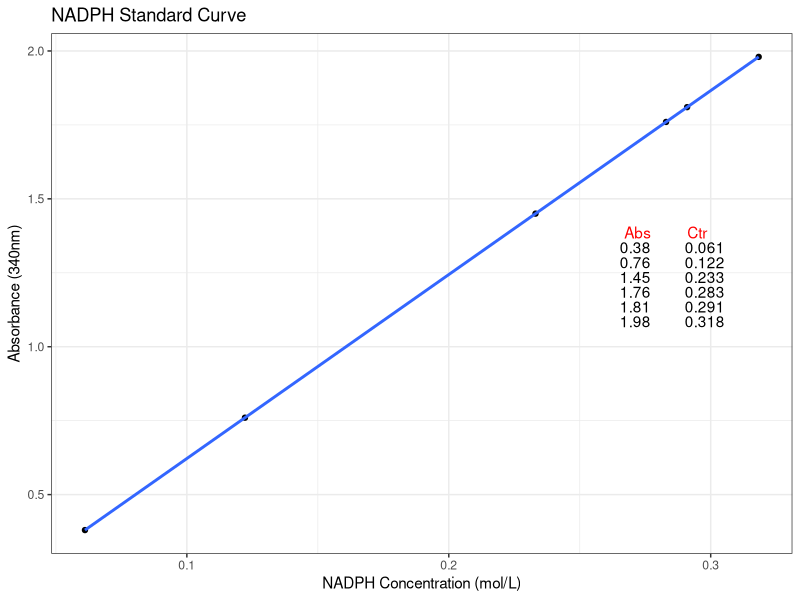

Generate this figure with R:
#This is the standar NADPH curve by spectrophotomete,ploting the line graph between abs(absorbance)~concentration(ctr).
#This is under 340nm(wavelenth),the extincyion coefficient(molbs) is 6.22(M-1*cm-1), and normally, the lt(lenth of cuvette)=1(cm)

#plot graph
library(ggplot2)
stdNADPH<-function(abs,molbs=6.22,lt=1,line=TRUE){

  if(line==TRUE){
  abs<-sort(abs)
  ctr<-abs/(molbs*lt)
  df<-data.frame(ctr,abs)
  p<-ggplot(data=df,aes(x=ctr,y=abs))+
    geom_point()+
    stat_smooth(method="lm",se=FALSE)+
    xlab("NADPH Concentration (mol/L)")+
    ylab("Absorbance (340nm)")+
    labs(title ="NADPH Standard Curve")+
    theme(plot.title = element_text(hjust=0.5))+
    theme_bw()+
    annotate(geom="text", x=max(abs)/7, y= max(abs)*0.7, label="Abs         Ctr",  color="red")

    for (i in 1:length(abs)){
    p <- p + annotate(geom="text", x =max(abs)/7.3, y = (max(abs)*0.7 - i/20), label=abs[i])
    p <- p + annotate(geom="text", x = max(abs)/6.65, y = (max(abs)*0.7 - i/20), label=round(ctr[i], 3))
  }
  return(p)
  }else{
    abs<-sort(abs)
    ctr<-abs/(molbs*lt)
    df<-data.frame(ctr,abs)
    p<-ggplot(data=df,aes(x=ctr,y=abs))+
      geom_point()+
      xlab("NADPH concentration (mol/L)")+
      ylab("Absorbance (340nm)")+
      theme_bw()+
      annotate(geom="text", x=max(abs)/7, y= max(abs)*0.7, label="Abs         Ctr",  color="red")

    for (i in 1:length(abs)){
      p <- p + annotate(geom="text", x =max(abs)/7.3, y = (max(abs)*0.7 - i/20), label=abs[i])   # 2 should be the maximal number, when the number over 2.5 these result will be too overlap to read results.
                                                                                         #So may set a if loop for the number over 2.5. The test by using following code: x<-round(runif(10,min=0,max=3),2).
      p <- p + annotate(geom="text", x = max(abs)/6.65, y = (max(abs)*0.7 - i/20), label=round(ctr[i], 3))
    }
    return(p)
  }

}


x<-round(runif(6,min=0,max=2),2)#the maximal numbers of sample is 30. and it is begainning to overlap.

stdNADPH(x)
